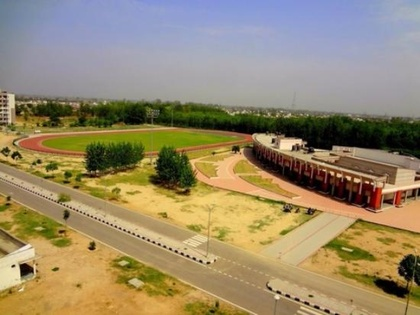
%> input picture codes/canny.jpg, 420 x 315 px, shrunk from 550 x 412 before the run
$ octave abc.m   (GNU Octave 9; MATLAB toolbox functions it lacks are replaced by stand-ins)
%> lines starting %> are read from the running program, lines starting %| are printed output that depends on the picture
im=imread('canny.jpg');
%> im is the input picture: size 315x420x3 uint8; mean R, G, B 151.5, 136.8, 106.1
 figure; imshow(im);
    title('Original Image');
    im = rgb2gray(im);
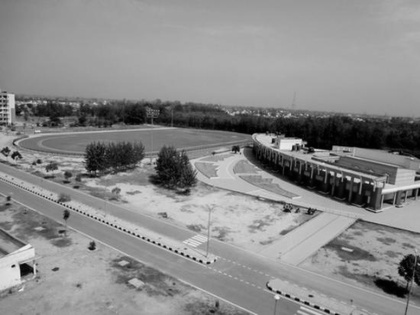
%> im: size 315x420 uint8; min 0, max 239, mean 137.7

     imr = imrotate(im,33,'crop');
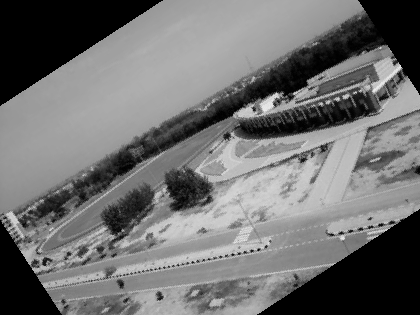
%> imr: size 315x420 uint8; min 0, max 236, mean 111.4
      figure; imshow(imr);
    title('B/W Image');

    im=edge(imr,'canny');
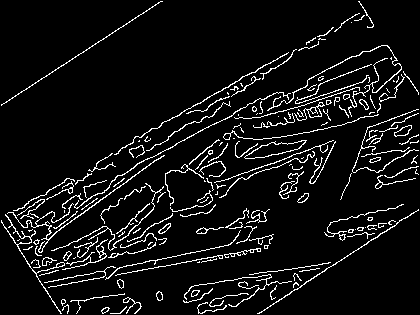
%> im: size 315x420 logical; 7.2% white in thin lines or dots
    figure;
    imshow(im);

  [H,theta,rho] = hough(im);
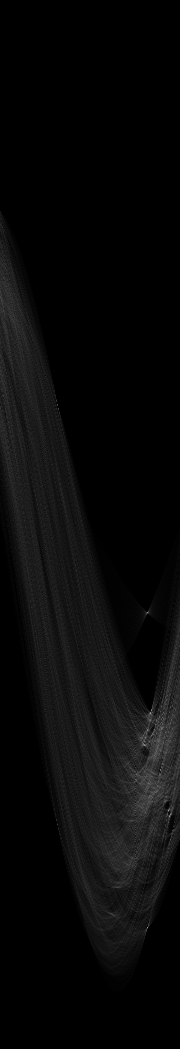
%> H: size 1049x180 double; min 0, max 158, mean 9
%> theta = 180 values from -90 to 89; rho = 1049 values from -524 to 524
   figure
imshow(imadjust(rescale(H)),[],...
       'XData',theta,...
       'YData',rho,...
       'InitialMagnification','fit');
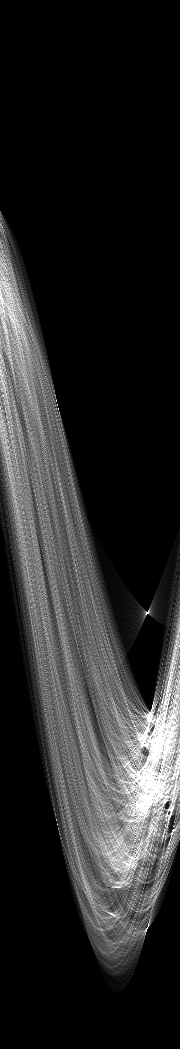
%> displayed picture: size 1049x180, on the screen's scale of 0 to 255; min 0, max 255, mean 39.9
xlabel('\theta (degrees)')
ylabel('\rho')
axis on
axis normal
hold on
colormap(gca,hot)
P = houghpeaks(H,5,'threshold',ceil(0.3*max(H(:))));
%> P = [714 151; 817 170; 928 148; 613 148; 746 145]
x = theta(P(:,2));
%> x = [60 79 57 57 54]
y = rho(P(:,1));
%> y = [189 292 403 88 221]
plot(x,y,'s','color','black');
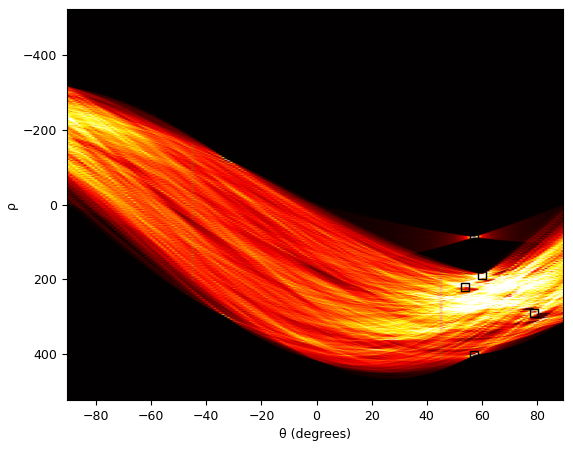
%> figure redrawn from the program's plot data
lines = houghlines(im,theta,rho,P,'FillGap',5,'MinLength',7);
%> lines = 14 lines; longest, point1 to point2 (x, y): (419, 210) to (259, 314), (161, 2) to (3, 105), (164, 156) to (36, 249), (289, 53) to (250, 75), (240, 81) to (217, 94), (65, 182) to (47, 193)
figure, imshow(imr), hold on
max_len = 0;
for k = 1:length(lines)
   xy = [lines(k).point1; lines(k).point2];
   plot(xy(:,1),xy(:,2),'LineWidth',2,'Color','green');

   % Plot beginnings and ends of lines
   plot(xy(1,1),xy(1,2),'x','LineWidth',2,'Color','yellow');
   plot(xy(2,1),xy(2,2),'x','LineWidth',2,'Color','red');

   % Determine the endpoints of the longest line segment
   len = norm(lines(k).point1 - lines(k).point2);
   if ( len > max_len)
      max_len = len;
      xy_long = xy;
   end
end
%> this loop made 14 passes
%> (len, max_len, xy_long) on passes 1, 8: (44.78, 44.78, [289 53; 250 75]), (190.8, 190.8, [419 210; 259 314])
%> (xy, len) on passes 2 to 7: ([240 81; 217 94], 26.42), ([210 98; 198 105], 13.89), ([134 142; 120 151], 16.64), ([113 154; 97 164], 18.87), ([65 182; 47 193], 21.1), ([41 196; 26 205], 17.49)
% highlight the longest line segment
plot(xy_long(:,1),xy_long(:,2),'LineWidth',2,'Color','red');
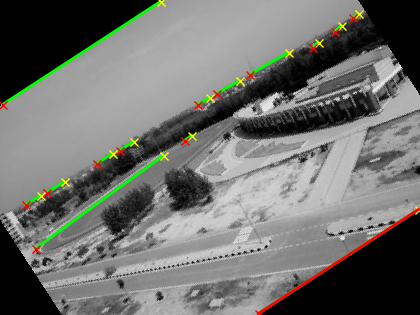
%> figure redrawn from the program's plot data
